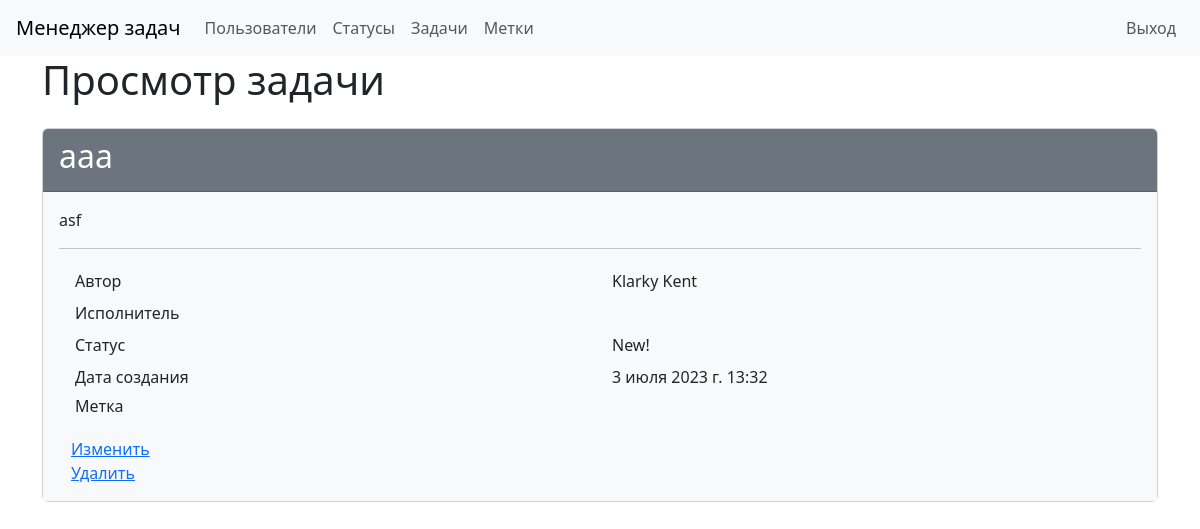
Before: /tasks/2 (signed in) with the older database file.
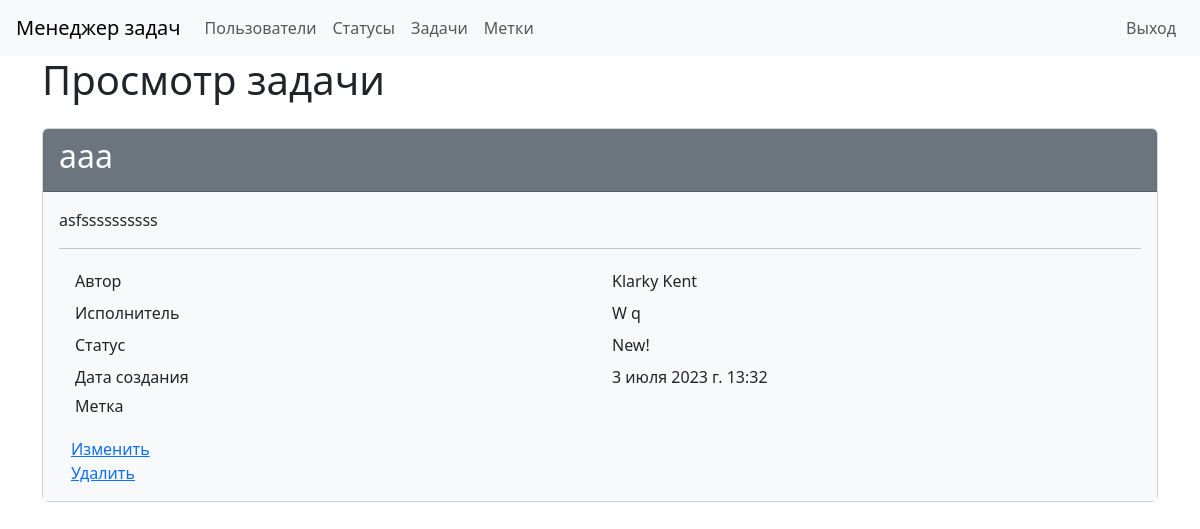
After: the same page with the newer database file.
### task_manager/tasks/models.py (models this page shows)
class TasksModel(models.Model):
    name = models.CharField(max_length=100)
    description = models.TextField()
    timestamp = models.DateTimeField(auto_now_add=True)
    status = models.ForeignKey(StatusModel, on_delete=models.PROTECT,
                               related_name='status_id')
    author = models.ForeignKey(User, on_delete=models.PROTECT,
                               related_name='author_id')
    executor = models.ForeignKey(User, on_delete=models.PROTECT,
                                 related_name='executor_id', null=True)
    labels = models.ManyToManyField(LabelModel)
    def __str__(self):
        return self.name

### task_manager/statuses/models.py (models this page shows)
class StatusModel(models.Model):
    name = models.CharField(
        max_length=100, unique=True,
        error_messages={'unique': "Это имя уже существует."})
    timestamp = models.DateTimeField(auto_now_add=True)
    def __str__(self):
        return self.name

### task_manager/tasks/views.py (the view)
class TaskView(AppLoginMixin, View):
    template_name = 'tasks/task_view.html'
    def get(self, request, *args, **kwargs):
        task_id = kwargs.get('pk')
        task = TasksModel.objects.get(id=task_id)
        labels = task.labels.all()
        return render(request, self.template_name,
                      {'task': task, 'labels': labels})

### task_manager/tasks/templates/tasks/task_view.html (shortened to what this page needs)
{% extends "base.html" %}
{% load i18n %}
{% block main %}
<h1 class="mb-4">{% trans "Task view" %}</h1>
<div class="card">
    <div class="card-header bg-secondary text-white">
        <h2>{{ task }}</h2>
    </div>
    <div class="card-body bg-light">
        <p>
            {% if task.description %}
                {{ task.description }}
            {%  endif %}
        </p>
        <hr>
        <div class="container">
            <div class="row p-1">
                <div class="col">
                    {% trans "Author" %}
                </div>
                <div class="col">
                    {{ task.author.first_name }} {{ task.author.last_name }}
                </div>
            </div>
            <div class="row p-1">
                <div class="col">
                    {% trans "Executor" %}
                </div>
                <div class="col">
                    {% if task.executor %}
                        {{ task.executor.first_name }} {{ task.executor.last_name }}
                    {%  endif %}
                </div>
            </div>
            <div class="row p-1">
                <div class="col">
                    {% trans "Status" %}
                </div>
                <div class="col">
                    {{ task.status }}
                </div>
            </div>
            <div class="row p-1">
                <div class="col">
                    {% trans "Create at" %}
                </div>
                <div class="col">
                    {{ task.timestamp }}
                </div>
            </div>
            <div class="row p-1">
                <div class="col">
                    <h6>{% trans "label" %}</h6>
                </div>
            </div>
            <div>
                <a href="{% url 'update_task' pk=task.id %}">{% trans "Update" %}</a>
                <br>
                <a href="{% url 'delete_task' pk=task.id %}">{% trans "Delete" %}</a>
            </div>
        </div>
    </div>
</div>
{% endblock %}

Changed rows visible on the page:
changed TasksModel "aaa": description "asf" → "asfssssssssss"; executor.first_name (not shown) → "W"; executor.last_name (not shown) → "q"
